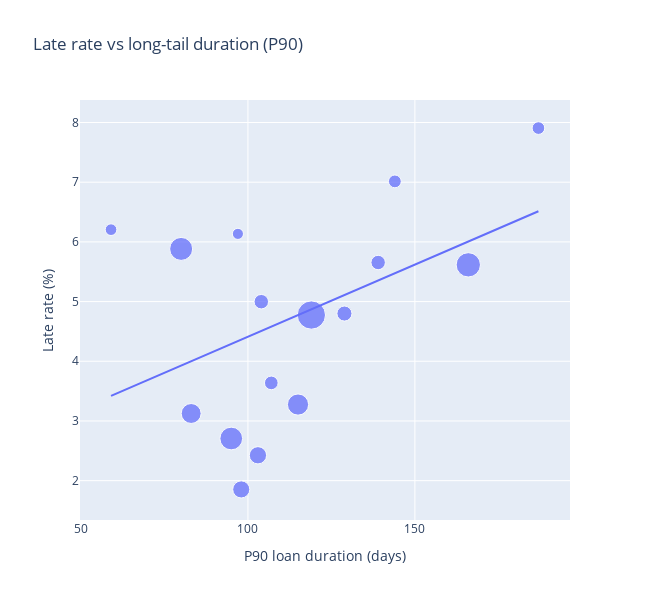

Here is the notebook cell this chart was saved with:
### Code cell
df = plot_df.copy()
df["size"] = 50 + 400 * np.sqrt(df["n_loans"] / df["n_loans"].max())

fig = px.scatter(
    df, x="p90", y="late_rate", size="size",
    hover_name="Medientyp",
    hover_data={"n_loans":True, "p90":":.1f", "late_rate":":.2f", "mean_loan_duration":":.1f", "size":False},
    labels={"p90":"P90 loan duration (days)", "late_rate":"Late rate (%)"},
    title="Late rate vs long-tail duration (P90)",
    trendline="ols"
)
fig.update_traces(marker=dict(opacity=0.75))
fig.update_layout(width=650, height=600)
fig.show()

### Figure 1 — Plotly figure (JSON) as saved in the notebook; plotly's stock layout.template omitted (floating-point values rounded to 4 significant figures)
{"data": [{"customdata": [[6501.0, 77.13, 90.19], [12150.0, 42.85, 104.9], [53270.0, 37.55, 165.0], [321900.0, 66.25, 332.8], [56000.0, 41.64, 167.9], [24210.0, 55.31, 127.6], [121700.0, 35.79, 223.9], [164600.0, 50.91, 252.2], [7115.0, 57.41, 92.04], [18060.0, 59.35, 117.0], [232600.0, 42.05, 290.4], [644000.0, 53.47, 450.0], [2901.0, 23.87, 76.85], [1565.0, 44.25, 69.72], [245200.0, 34.01, 296.8], [18450.0, 47.31, 117.7]], "hovertemplate": "<b>%{hovertext}</b><br><br>P90 loan duration (days)=%{x:.1f}<br>Late rate (%)=%{y:.2f}<br>n_loans=%{customdata[0]}<br>mean_loan_duration=%{customdata[1]:.1f}<extra></extra>", "hovertext": ["Sprachkurse", "Zeitschriften", "Musik-CD", "Sachbuch", "Hörbuch", "Fremdsprachige Belletristik", "Comic", "Kinder u. Jugend-CD", "Konsolenspiel", "Spiele", "Belletristik", "Kinder u. Jugendbuch", "Blu-Ray", "Kamishibai", "DVD", "Tonie"], "legendgroup": "", "marker": {"color": "#636efa", "size": [90.19, 104.9, 165.0, 332.8, 167.9, 127.6, 223.9, 252.2, 92.04, 117.0, 290.4, 450.0, 76.85, 69.72, 296.8, 117.7], "sizemode": "area", "sizeref": 1.125, "symbol": "circle", "opacity": 0.75}, "mode": "markers", "name": "", "orientation": "v", "showlegend": false, "x": [187.0, 107.0, 98.0, 166.0, 103.0, 128.9, 83.0, 115.0, 144.0, 139.0, 95.0, 119.0, 59.0, 97.0, 80.0, 104.0], "xaxis": "x", "y": [7.906, 3.638, 1.853, 5.615, 2.425, 4.799, 3.125, 3.275, 7.013, 5.654, 2.706, 4.774, 6.205, 6.134, 5.882, 4.998], "yaxis": "y", "type": "scatter"}, {"hovertemplate": "<b>OLS trendline</b><br>late_rate = 0.0241702 * p90 + 1.99346<br>R<sup>2</sup>=0.204501<br><br>P90 loan duration (days)=%{x:.1f}<br>Late rate (%)=%{y:.2f} <b>(trend)</b><extra></extra>", "legendgroup": "", "marker": {"color": "#636efa", "symbol": "circle", "opacity": 0.75}, "mode": "lines", "name": "", "showlegend": false, "x": [59.0, 80.0, 83.0, 95.0, 97.0, 98.0, 103.0, 104.0, 107.0, 115.0, 119.0, 128.9, 139.0, 144.0, 166.0, 187.0], "xaxis": "x", "y": [3.42, 3.927, 4.0, 4.29, 4.338, 4.362, 4.483, 4.507, 4.58, 4.773, 4.87, 5.109, 5.353, 5.474, 6.006, 6.513], "yaxis": "y", "type": "scatter"}], "layout": {"xaxis": {"anchor": "y", "domain": [0.0, 1.0], "title": {"text": "P90 loan duration (days)"}}, "yaxis": {"anchor": "x", "domain": [0.0, 1.0], "title": {"text": "Late rate (%)"}}, "legend": {"tracegroupgap": 0, "itemsizing": "constant"}, "title": {"text": "Late rate vs long-tail duration (P90)"}, "width": 650, "height": 600}}
